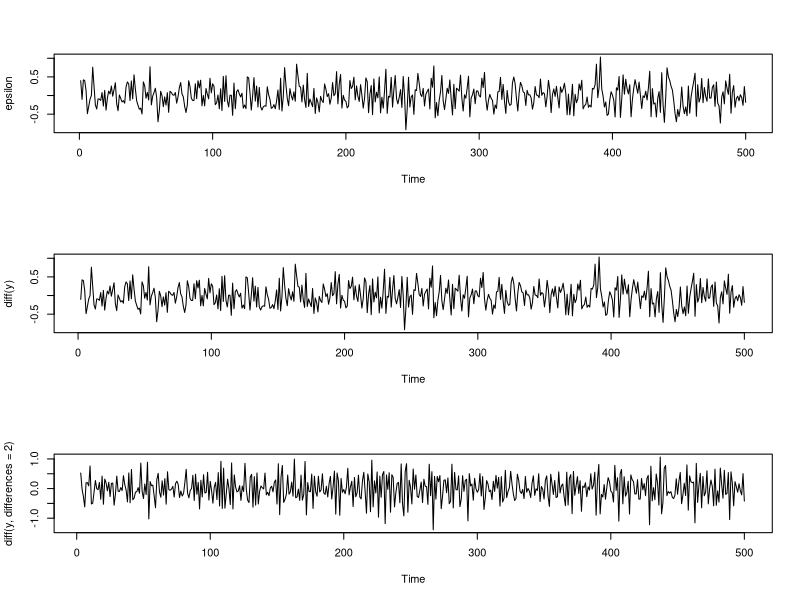
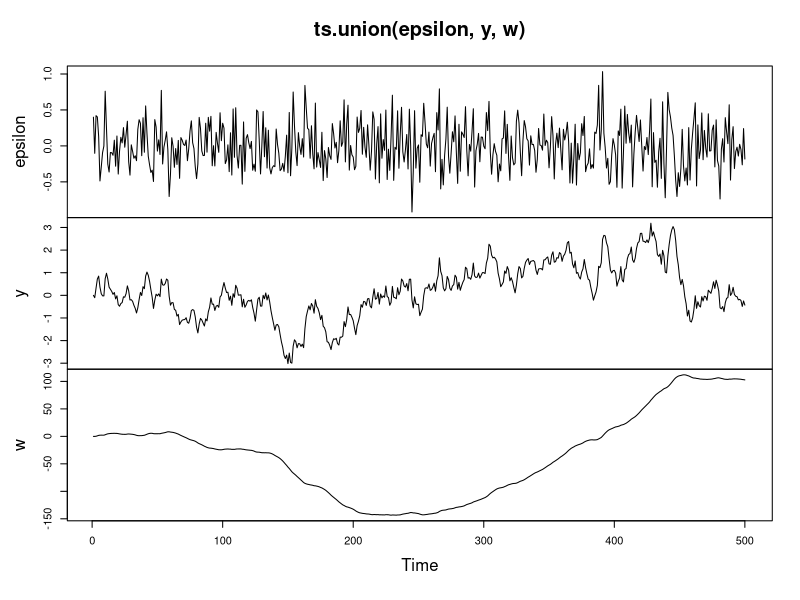

The R script that drew these images, in order:
rm(list=ls())

### (a)
# set time series length
set.seed(0)
nobs=500
# generate 500 realisations from independent N(0,0.1)
epsilon=as.ts(rnorm(nobs, mean=0, sd=sqrt(0.1)))
# define two time series of length 501 with observations identically equal to 0
y=w=ts(rep(0,nobs+1))
for(i in 2:(nobs+1)){
  y[i] = y[i-1] + epsilon[i]
  w[i] = w[i-1] + y[i]
}

### (b)
opar=par(mfrow=c(3,1))
plot(epsilon)
plot(diff(y))
plot(diff(y,differences=2))

### (b)
plot(ts.union(epsilon,y,w))